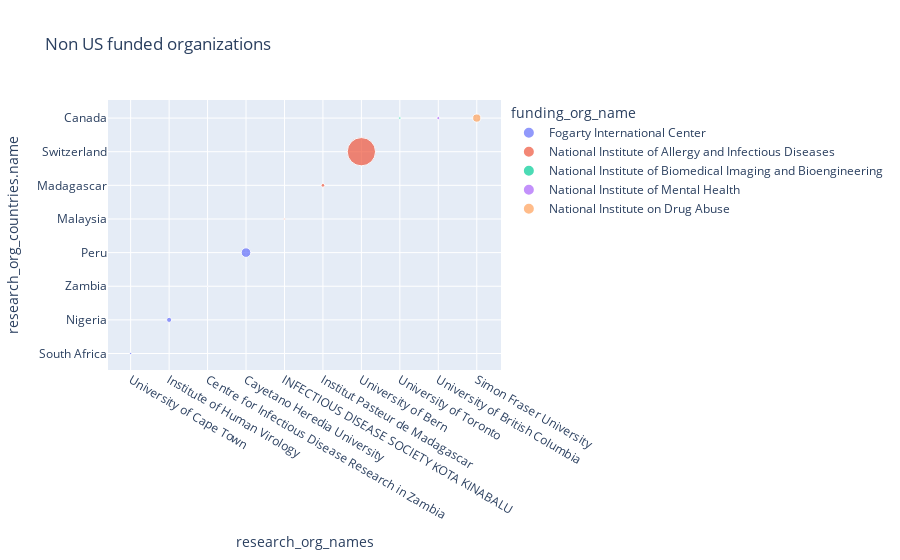

Notebook code for this chart:
### Code cell
px.scatter(df, y="research_org_countries.name", 
               x="research_org_names", 
              color="funding_org_name", 
              size="funding_usd", 
              height=600,
              title="Non US funded organizations")

### Figure 1 — Plotly figure (JSON) as saved in the notebook; plotly's stock layout.template omitted (floating-point values rounded to 4 significant figures)
{"data": [{"hovertemplate": "funding_org_name=Fogarty International Center<br>research_org_names=%{x}<br>research_org_countries.name=%{y}<br>funding_usd=%{marker.size}<extra></extra>", "legendgroup": "Fogarty International Center", "marker": {"color": "#636efa", "size": [245468, 1300000, 30455, 4509474], "sizemode": "area", "sizeref": 98060.0, "symbol": "circle"}, "mode": "markers", "name": "Fogarty International Center", "orientation": "v", "showlegend": true, "type": "scatter", "visible": true, "x": ["University of Cape Town", "Institute of Human Virology", "Centre for Infectious Disease Research in Zambia", "Cayetano Heredia University"], "xaxis": "x", "y": ["South Africa", "Nigeria", "Zambia", "Peru"], "yaxis": "y"}, {"hovertemplate": "funding_org_name=National Institute of Allergy and Infectious Diseases<br>research_org_names=%{x}<br>research_org_countries.name=%{y}<br>funding_usd=%{marker.size}<extra></extra>", "legendgroup": "National Institute of Allergy and Infectious Diseases", "marker": {"color": "#EF553B", "size": [135502, 674496, 39222704], "sizemode": "area", "sizeref": 98060.0, "symbol": "circle"}, "mode": "markers", "name": "National Institute of Allergy and Infectious Diseases", "orientation": "v", "showlegend": true, "type": "scatter", "visible": true, "x": ["INFECTIOUS DISEASE SOCIETY KOTA KINABALU", "Institut Pasteur de Madagascar", "University of Bern"], "xaxis": "x", "y": ["Malaysia", "Madagascar", "Switzerland"], "yaxis": "y"}, {"hovertemplate": "funding_org_name=National Institute of Biomedical Imaging and Bioengineering<br>research_org_names=%{x}<br>research_org_countries.name=%{y}<br>funding_usd=%{marker.size}<extra></extra>", "legendgroup": "National Institute of Biomedical Imaging and Bioengineering", "marker": {"color": "#00cc96", "size": [295888], "sizemode": "area", "sizeref": 98060.0, "symbol": "circle"}, "mode": "markers", "name": "National Institute of Biomedical Imaging and Bioengineering", "orientation": "v", "showlegend": true, "type": "scatter", "visible": true, "x": ["University of Toronto"], "xaxis": "x", "y": ["Canada"], "yaxis": "y"}, {"hovertemplate": "funding_org_name=National Institute of Mental Health<br>research_org_names=%{x}<br>research_org_countries.name=%{y}<br>funding_usd=%{marker.size}<extra></extra>", "legendgroup": "National Institute of Mental Health", "marker": {"color": "#ab63fa", "size": [478234], "sizemode": "area", "sizeref": 98060.0, "symbol": "circle"}, "mode": "markers", "name": "National Institute of Mental Health", "orientation": "v", "showlegend": true, "type": "scatter", "visible": true, "x": ["University of British Columbia"], "xaxis": "x", "y": ["Canada"], "yaxis": "y"}, {"hovertemplate": "funding_org_name=National Institute on Drug Abuse<br>research_org_names=%{x}<br>research_org_countries.name=%{y}<br>funding_usd=%{marker.size}<extra></extra>", "legendgroup": "National Institute on Drug Abuse", "marker": {"color": "#FFA15A", "size": [3290002], "sizemode": "area", "sizeref": 98060.0, "symbol": "circle"}, "mode": "markers", "name": "National Institute on Drug Abuse", "orientation": "v", "showlegend": true, "type": "scatter", "visible": true, "x": ["Simon Fraser University"], "xaxis": "x", "y": ["Canada"], "yaxis": "y"}], "layout": {"autosize": true, "legend": {"itemsizing": "constant", "title": {"text": "funding_org_name"}, "tracegroupgap": 0}, "title": {"text": "Non US funded organizations"}, "xaxis": {"anchor": "y", "autorange": true, "domain": [0, 1], "range": [-0.5453, 9.566], "title": {"text": "research_org_names"}, "type": "category"}, "yaxis": {"anchor": "x", "autorange": true, "domain": [0, 1], "range": [-0.4801, 7.522], "title": {"text": "research_org_countries.name"}, "type": "category"}}}
